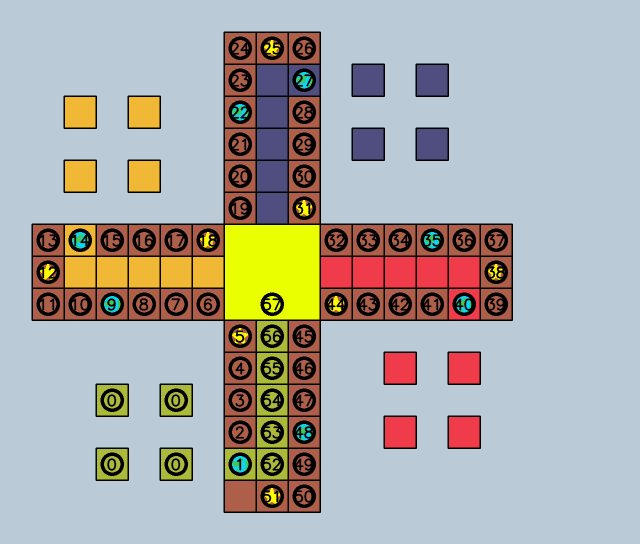
#> input picture track.png, 1280 x 1088 px (shown at 1/2 size)
$ python main.py
#> lines starting #> are read from the running program, lines starting #| are printed output that depends on the picture
### AI.py
from itertools import chain
from sre_parse import State
from statistics import mean

from cv2 import getStructuringElement
from ludoHelperFunctions import *
from os.path import exists
import math

# States
HOME = 0
GOAL = 1
APPROACHGOAL = 2
DANGER = 3
SAFE = 4
NORMAL = 5
STATES = [HOME,GOAL,APPROACHGOAL,DANGER,SAFE,NORMAL]

# State dictionary
sDict = {
    "[0, 0, 0, 0]": 0,
    "[0, 0, 0, 1]": 1,
    "[0, 0, 0, 2]": 2,
    "[0, 0, 0, 3]": 3,
    "[0, 0, 0, 4]": 4,
    "[0, 0, 0, 5]": 5,
    "[0, 0, 1, 1]": 6,
    "[0, 0, 1, 2]": 7,
    "[0, 0, 1, 3]": 8,
    "[0, 0, 1, 4]": 9,
    "[0, 0, 1, 5]": 10,
    "[0, 0, 2, 2]": 11,
    "[0, 0, 2, 3]": 12,
    "[0, 0, 2, 4]": 13,
    "[0, 0, 2, 5]": 14,
    "[0, 0, 3, 3]": 15,
    "[0, 0, 3, 4]": 16,
    "[0, 0, 3, 5]": 17,
    "[0, 0, 4, 4]": 18,
    "[0, 0, 4, 5]": 19,
    "[0, 0, 5, 5]": 20,
    "[0, 1, 1, 1]": 21,
    "[0, 1, 1, 2]": 22,
    "[0, 1, 1, 3]": 23,
    "[0, 1, 1, 4]": 24,
    "[0, 1, 1, 5]": 25,
    "[0, 1, 2, 2]": 26,
    "[0, 1, 2, 3]": 27,
    "[0, 1, 2, 4]": 28,
    "[0, 1, 2, 5]": 29,
    "[0, 1, 3, 3]": 30,
    "[0, 1, 3, 4]": 31,
    "[0, 1, 3, 5]": 32,
    "[0, 1, 4, 4]": 33,
    "[0, 1, 4, 5]": 34,
    "[0, 1, 5, 5]": 35,
    "[0, 2, 2, 2]": 36,
    "[0, 2, 2, 3]": 37,
    "[0, 2, 2, 4]": 38,
    "[0, 2, 2, 5]": 39,
    "[0, 2, 3, 3]": 40,
    "[0, 2, 3, 4]": 41,
    "[0, 2, 3, 5]": 42,
    "[0, 2, 4, 4]": 43,
    "[0, 2, 4, 5]": 44,
    "[0, 2, 5, 5]": 45,
    "[0, 3, 3, 3]": 46,
    "[0, 3, 3, 4]": 47,
    "[0, 3, 3, 5]": 48,
    "[0, 3, 4, 4]": 49,
    "[0, 3, 4, 5]": 50,
    "[0, 3, 5, 5]": 51,
    "[0, 4, 4, 4]": 52,
    "[0, 4, 4, 5]": 53,
    "[0, 4, 5, 5]": 54,
    "[0, 5, 5, 5]": 55,
    "[1, 1, 1, 1]": 56,
    "[1, 1, 1, 2]": 57,
    "[1, 1, 1, 3]": 58,
    "[1, 1, 1, 4]": 59,
    "[1, 1, 1, 5]": 60,
    "[1, 1, 2, 2]": 61,
    "[1, 1, 2, 3]": 62,
    "[1, 1, 2, 4]": 63,
    "[1, 1, 2, 5]": 64,
    "[1, 1, 3, 3]": 65,
    "[1, 1, 3, 4]": 66,
    "[1, 1, 3, 5]": 67,
    "[1, 1, 4, 4]": 68,
    "[1, 1, 4, 5]": 69,
    "[1, 1, 5, 5]": 70,
    "[1, 2, 2, 2]": 71,
    "[1, 2, 2, 3]": 72,
    "[1, 2, 2, 4]": 73,
    "[1, 2, 2, 5]": 74,
    "[1, 2, 3, 3]": 75,
    "[1, 2, 3, 4]": 76,
    "[1, 2, 3, 5]": 77,
    "[1, 2, 4, 4]": 78,
    "[1, 2, 4, 5]": 79,
    "[1, 2, 5, 5]": 80,
    "[1, 3, 3, 3]": 81,
    "[1, 3, 3, 4]": 82,
    "[1, 3, 3, 5]": 83,
    "[1, 3, 4, 4]": 84,
    "[1, 3, 4, 5]": 85,
    "[1, 3, 5, 5]": 86,
    "[1, 4, 4, 4]": 87,
    "[1, 4, 4, 5]": 88,
    "[1, 4, 5, 5]": 89,
    "[1, 5, 5, 5]": 90,
    "[2, 2, 2, 2]": 91,
    "[2, 2, 2, 3]": 92,
    "[2, 2, 2, 4]": 93,
    "[2, 2, 2, 5]": 94,
    "[2, 2, 3, 3]": 95,
    "[2, 2, 3, 4]": 96,
    "[2, 2, 3, 5]": 97,
    "[2, 2, 4, 4]": 98,
    "[2, 2, 4, 5]": 99,
    "[2, 2, 5, 5]": 100,
    "[2, 3, 3, 3]": 101,
    "[2, 3, 3, 4]": 102,
    "[2, 3, 3, 5]": 103,
    "[2, 3, 4, 4]": 104,
    "[2, 3, 4, 5]": 105,
    "[2, 3, 5, 5]": 106,
    "[2, 4, 4, 4]": 107,
    "[2, 4, 4, 5]": 108,
    "[2, 4, 5, 5]": 109,
    "[2, 5, 5, 5]": 110,
    "[3, 3, 3, 3]": 111,
    "[3, 3, 3, 4]": 112,
    "[3, 3, 3, 5]": 113,
    "[3, 3, 4, 4]": 114,
    "[3, 3, 4, 5]": 115,
    "[3, 3, 5, 5]": 116,
    "[3, 4, 4, 4]": 117,
    "[3, 4, 4, 5]": 118,
    "[3, 4, 5, 5]": 119,
    "[3, 5, 5, 5]": 120,
    "[4, 4, 4, 4]": 121,
    "[4, 4, 4, 5]": 122,
    "[4, 4, 5, 5]": 123,
    "[4, 5, 5, 5]": 124,
    "[5, 5, 5, 5]": 125
}

# Act"ions
MOVEOUT = 0
MOVESAFE = 1
MOVESTAR = 2
MOVEHOME = 3
MOVEATTACK = 4
MOVESUICIDE = 5
MOVE = 6
STAY = 7 # Only valid if no other actions are avaliable
ACTIONS = [MOVEOUT,MOVESAFE,MOVESTAR,MOVEHOME,MOVEATTACK,MOVESUICIDE,MOVE,STAY]

# Rewards

class AI:

    def reset(self):
        self.firstPass = True
        self.deltaQSum = 0

    def __init__(self, QTableFilePath, alpha=0.5, gamma=0.9, epsilon=0, epsilonDecay = 0.02):
        """
        QTableFilePath: full path of the Q-table
        alpha: Desired alpha value
        gamma: Desired gamma value
        epsilon: Desired epsilon value
        newQTable: If True, allocates a new Q-table instead of using the on loaded by default, or passed in QTableFilePath
        """
        # Attempt to load Q-table
        if not exists(QTableFilePath):
            self.startedFromScratch = True
            numberOfStates = int(math.factorial(4 + len(STATES) - 1) / (math.factorial(4) * math.factorial(len(STATES)-1)))
            self.QTable = np.zeros((numberOfStates, len(ACTIONS)))
        else:
            self.startedFromScratch = False
            self.QTable = np.load(QTableFilePath)

        self.data = []
        self.winRates = []
        self.deltaQSum = 0
        self.deltaQSums = []
        # Tells onePass, that the AI has just been initialized
        self.firstPass = False
        # Define the initial state
        self.reset()
        self.alpha = alpha
        self.gamma = gamma
        self.epsilon = epsilon
        self.epsilonDecay = epsilonDecay
        self.numberOfGamesPlayed = 0
        self.numberOfWins = 0
        self.curState = []
        self.nextState = []
        self.action = 0

    # [27 lines left out: functions onePass, decayEpsilon, not called in this run]

    def addWin(self):
        self.numberOfWins += 1

    def addGamePlayed(self):
        self.numberOfGamesPlayed += 1

    def addCurWinRate(self):
        self.winRates.append(self.getCurWinRate())

    def getCurWinRate(self):
        return self.getNumberOfGamesWon() / self.getNumberOfGamesPlayed() * 100

    def getCurState(self):
        return self.curState

    def getNextState(self):
        return self.nextState

    # [43 lines left out: functions getState, getQValueIndex, not called in this run]

    def getQValue(self,state,action):
        index = self.getQValueIndex(state,action)
        return self.QTable[index[0]][index[1]]

    # [80 lines left out: functions setQValue, selectAction, not called in this run]

    def getPieceToMove(self):
        # Get the index of the piece that was chosen by the AI to move during the last call to select action
        return self.pieceToMove

    # [58 lines left out: functions calculateReward, updateQValue, not called in this run]

    def saveQTable(self,filename="QTable.npy"):
        np.save(filename,self.QTable)

    # [61 lines left out: functions writeToTXTFile, saveDataFile, not called in this run]

    def getNumberOfGamesPlayed(self):
        return self.numberOfGamesPlayed

    def getNumberOfGamesWon(self):
        return self.numberOfWins

    def saveDeltaQs(self, filename="deltaQs.txt"):
        self.writeToTXTFile(filename,self.deltaQSums,"Delta Qs")

    def saveWinRates(self, filename="winRates.txt"):
        self.writeToTXTFile(filename,self.winRates,"Winrates [%]")

    def addCurDeltaQSum(self):
        self.deltaQSums.append(self.deltaQSum)

    # [78 lines left out: functions getPossibleActions, getAvaliableActions, getRealQTableSize, not called in this run]

### main.py
from shutil import move
import ludopy
import numpy as np
import cv2
from AI import *
from ludoHelperFunctions import *

# Idea: Possible multiplayer support, but out of scope of the project

# ---------- CONTROLS ----------
# Which player number is the AI/human? (If number 4 is chosen, it matches with the game video produced, if that is enabled)
playerNumber = 1
# How many games should be played?
numberOfGames = 1000
# How many opponents?
numberOfOpponents = 3
# Is the AI playing?
isAI = False
# Should the AI train, or just exploit the current knowledge (Q-table)?
shouldLearn = False
# Values for the hyper parameters of the AI (epsilon, alpha, gamma)
parameters = [0.1, 0.5, 0.9]
# If the human is playing, should moves be performed if they are the only choice?
autoMove = False
# Should the game history be saved? (Not recommended if numberOfGames > 1)
saveGameHistory = False
# Are the enemies random players or semi smart players?
randomEnemies = True # (NOT IMPLEMENTED)

# Initialization of AI/

ludoAI = AI("", parameters[0], parameters[1], parameters[2])
if isAI == True:
    QTableFileName = "QTables/epsilon{}alpha{}gamma{}.npy".format(parameters[0],parameters[1],parameters[2])
    dataFileName = "dataFiles/epsilon{}alpha{}gamma{}.txt".format(parameters[0],parameters[1],parameters[2])
    winRatesFileName = "winRates/epsilon{}alpha{}gamma{}.txt".format(parameters[0],parameters[1],parameters[2])
    if shouldLearn:
        ludoAI = AI(QTableFileName, parameters[0], parameters[1], parameters[2])
        print("---------- Currently LEARNING with values epsilon", parameters[0], "alpha", parameters[1], "gamma", parameters[2], "----------")
    else:
        ludoAI = AI(QTableFileName, 0, parameters[1], parameters[2])
        print("---------- Currently TESTING AIs trained with values epsilon", parameters[0], "alpha", parameters[1], "gamma", parameters[2], "----------")
else:
    # To keep track of how many wins the current player has
    winCounter = 0
    # Display the table indecies in order to help with moving decision
    gameIndexImg = cv2.imread("track.png")
#> gameIndexImg is the input picture: shape (1088, 1280, 3); mean B, G, R 166.3, 169.9, 170
    gameIndexImg = cv2.resize(gameIndexImg, (1088,900))
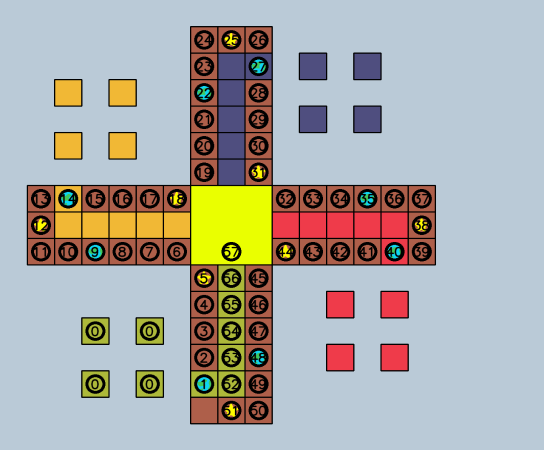
#> gameIndexImg: shape (900, 1088, 3) (shown at 1/2 size); mean B, G, R 166.3, 169.9, 170.1
    cv2.imshow("Game Indicies", gameIndexImg)
    # Define key-presses for the human
    # What the cv2.waitkey function returns when you press one of the four 1, 2, 3, 4 keys
    # Might have to be altered to fit your system
    ONEKEY = 49
    TWOKEY = 50
    THREEKEY = 51
    FOURKEY = 52
    keys = [ONEKEY,TWOKEY,THREEKEY,FOURKEY]

for gameNumber in range(1,numberOfGames+1):

    # Initialize game
    if numberOfOpponents == 3:
#> (the run stopped early here; a loop or call above may not have finished)
